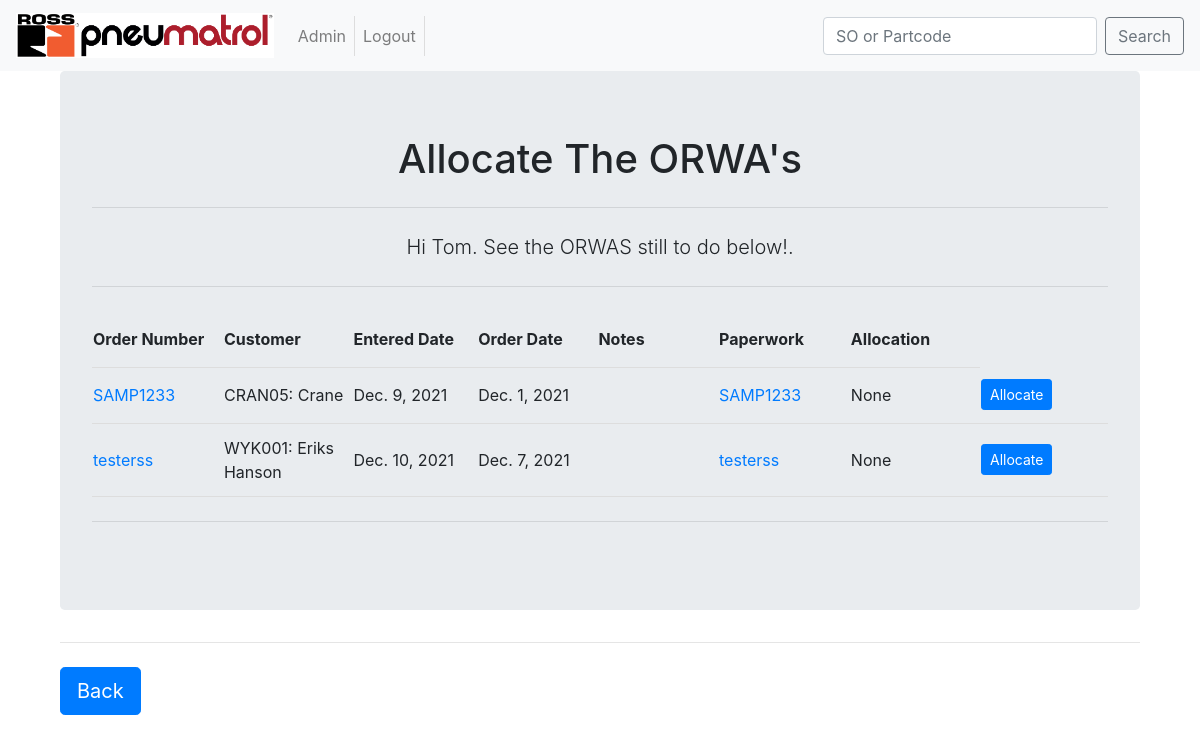
Page /ORWAapp/Allocate (signed in) on the committed database.
### ORWAapp/models.py (models this page shows, shortened)
class SalesOrder(models.Model):
	order_number = models.CharField(max_length = 8,
									unique = True,
									help_text = "1S###### or SAMP####",
									validators =[MinLengthValidator(8, message="Order number is too short")],
									)
	customer = models.ForeignKey(Customers,on_delete = models.CASCADE)
	entered_date = models.DateField(null = True, blank = True)
	order_date = models.DateField(help_text = "date on the paperwork")
	issue_date = models.DateField(null = True, blank = True)
	ORWA_lines = models.IntegerField(null = False,
									default=1,
									help_text= "number of lines that are an ORWA",
									validators=[MinValueValidator(1, message = "less that 1 line at ORWA")],
									)
	reject_user = models.ForeignKey(User,
									on_delete = models.CASCADE,
									related_name='rejected_by',
									null=True,
									blank=True,
									)
	reject_date = models.DateField(null = True, blank = True)
	reject_note = models.TextField(max_length = 200,
								 	blank = True,
								 	)
	notes = models.TextField(blank = True)
	paperwork = models.FileField(upload_to = update_filename,
									blank = False,
									)
	completed_paperwork = models.FileField(upload_to = update_filename_complete,
									blank = True,
									)
	allocated_to = models.ForeignKey(User,
									on_delete = models.CASCADE,
									null = True,
									blank = True,
									)
	class Meta:
		verbose_name_plural = "SalesOrders"

class Customers(models.Model):
	full_name = models.CharField(max_length=200,
								help_text='Customer Name',
								)
	account_name = models.CharField(max_length=6,
								unique=True,
								help_text='Account ref',
								)
	short_name = models.CharField(max_length=50,
								blank=True,
								null=True,
								)
	def __str__(self):
		return "%s: %s" % (self.account_name, self.short_name)
	class Meta:
		verbose_name_plural = "Customer"

### ORWAapp/views.py (the view)
# urls.py: path('Allocate', views.Allocate, name='Allocate'),
@login_required(login_url='/user_login/')
def Allocate(request):
    user = request.user.first_name
    AT = SalesOrder.objects.filter(issue_date__isnull = True).filter(allocated_to__isnull = True)
    print()
    context = {
    'AT':AT,
    'insert_me':user,
    }
    return render(request,'ORWAapp/home/Allocate.html',context)

### templates/ORWAapp/home/Allocate.html (shortened to what this page needs)
<!DOCTYPE html>
{% extends "base.html" %}
	{% block body_block %}
		<div class="container">
			<div class="jumbotron">
			<center>
			<h1>Allocate The ORWA's</h1>
			<hr class="my-4">
				<p class="lead">Hi {{ insert_me }}. See the ORWAS still to do below!.  </p>
			<hr class="my-4">
				<table>
				    <tr>
				        <th>Order Number</th>
				        <th>Customer</th>
				        <th>Entered Date</th>
				        <th>Order Date</th>
				        <th>Notes</th>
				        <th>Paperwork</th>
				        <th>Allocation</th>
				    </tr>
					    {% for od in AT %}
				    <tr>
	            		<td><a href="{% url 'ORWAapp:OrderDetail' od.order_number %}">{{ od.order_number }}</a></td>
				        <td>{{ od.customer }}</td>
				        <td>{{ od.entered_date }}</td>
				        <td>{{ od.order_date }}</td>
				        <td>{{ od.notes }}</td>
				        <td><a href="/media/{{ od.paperwork }}" target="_blank">{{ od.order_number }}</a></td>
				        <td>{{ od.allocated_to }}</td>
				        <td><a class="btn btn-primary btn-sm" href="{% url 'ORWAapp:Allocatedetail' od.order_number %}">Allocate</a>
				    </tr>
					    {% endfor %}
				</table>
				<hr class="my-4">
		</center>
		</div>
		<hr class="my-4">
		<a class="btn btn-primary btn-lg" href="{% url 'ORWAapp:home' %}" role="button">Back</a>
		</div>
	{% endblock %}

### ORWAapp/static/css/mystyle.css (style rules this page uses)
table { width:100%; font-size: 16px; }
td, th { width: 150px; overflow-wrap:normal; height: 56px; padding-top: 12px; padding-bottom: 12px; border-bottom: 1px solid #ddd; text-align:left; }

### rows in the picture
SalesOrder: order_number "SAMP1233", customer "CRAN05: Crane", entered_date "Dec. 9, 2021", order_date "Dec. 1, 2021", allocated_to "None"
SalesOrder: order_number "testerss", customer "WYK001: Eriks Hanson", entered_date "Dec. 10, 2021", order_date "Dec. 7, 2021", allocated_to "None"

### other values in the picture
{{ insert_me }} "Tom"
